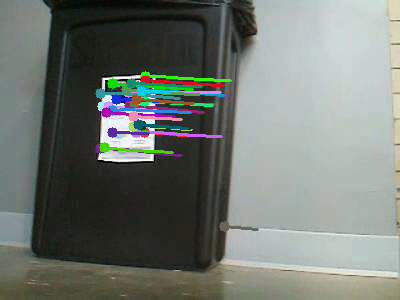
#> input picture frame 30 of WallFollowing/WallFollowing_Corner/output.mp4, 400 x 300 px, given in place of demoS.mp4, which was not available
$ python timeline.py
#> lines starting #> are read from the running program, lines starting #| are printed output that depends on the picture
import cv2
import math
import time
import numpy as np
from cv2 import norm
import networkx as nx
import matplotlib.pyplot as plt

WINDOW_T = 20
VIDEO_FILE = 'demoS.mp4'
IMAGE_FILE = '1.jpg'
MAX_FRAMES = 1500  # large numbers will cover the whole video
SHORTEST_LENGTH = 5  # min 5
MAX_MATCH_DISTANCE = 15  # match threshold

# Create an ORB object and detect keypoints and descriptors in the template
orb = cv2.ORB_create()
# Create a brute-force matcher object
bf = cv2.BFMatcher(cv2.NORM_HAMMING, crossCheck=True)

# [109 lines left out: functions keypoints_from_image_file, find_times, descriptors_per_interval, find_long_paths_T, find_best_matches, sequential_matches_graph and 1 more, not called in this run]


def extract_keypoints(video, max_frames):
    # Create a VideoCapture object to read the video file
#> called with video = 'demoS.mp4', max_frames = 1500
    cap = cv2.VideoCapture(video)
    # Extract all keypoints and descriptors by frame
    frame_kps, frame_des = [], []
    video_frames = []
    k = 0
    # Loop through the video frames
    while cap.isOpened() and k < max_frames:
        # Read a frame from the video
        ret, frame = cap.read()
#> frame is the input picture: shape (300, 400, 3); mean B, G, R 113.8, 119.8, 113.9
        # Check if the frame was successfully read
        if ret:
            gray = cv2.cvtColor(frame, cv2.COLOR_BGR2GRAY)
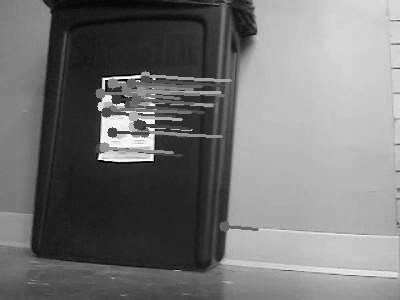
#> gray: shape (300, 400); min 0, max 255, mean 117.3
            kp2, des2 = orb.detectAndCompute(gray, None)
#> kp2 = 482 keypoints; strongest (x, y, size): (106, 81, 31), (103, 78, 31), (152, 159, 31), (106, 82, 37.2)
            if des2 is None:
                print("No keypoints/descriptors in frame ", k)
                continue
            frame_kps.append(kp2)
            frame_des.append(des2)
            video_frames.append(frame)
            k += 1
        else:
            break
    print("k =", k)
    cap.release()
    return frame_kps, frame_des, video_frames


# [77 lines left out: functions time_descriptor, kp_path, time_in_path, save_kp_video, plot_kp_timeline, not called in this run]


if __name__ == "__main__":

    # ## Extract keypoints
    frame_kps, frame_des, frames = extract_keypoints(VIDEO_FILE, max_frames=MAX_FRAMES)

    # ## Find sequential match
    G = sequential_matches_graph(frame_des, WINDOW_T)
    print("Number of nodes:", G.number_of_nodes())
    print("Number of edges:", G.number_of_edges())

    # ## Find the long paths
    long_paths = find_long_paths_T(G)

    # ## Plot keypoint timeline
    plot_kp_timeline(long_paths)

    # ## Save video with keypoints
    save_kp_video(frames, frame_kps, long_paths)

    # ## Find descriptor - first frame
    time_kps = [time_descriptor(path, frame_kps, frame_des) for path in long_paths]

    # ## Make time interval
    times = find_times(time_kps)

    # ## Find interval descriptor
    intervals_in_sequence = descriptors_per_interval(times, time_kps, frame_kps, frame_des, plot=True)
    print("Number of intervals:", len(intervals_in_sequence))

    # ## Read image
    img_keypoints, img_descriptors, img = keypoints_from_image_file(IMAGE_FILE)
    # img_keypoints, img_descriptors, img = frame_kps[20], frame_des[20], frames[20]

    # find the interval that matches the most with the image descriptors
    sum_distances = []
    best_match = None
    best_interval_id = -1
    best_sq_dist = math.inf
    best_kpts = None
    best_des = None

    for i, (s, e, kpts, descriptors) in enumerate(intervals_in_sequence):
        matches = bf.match(img_descriptors, descriptors)
        # matches = sorted(matches, key=lambda x: x.distance)
        # print(s, e, len(matches))
        sum_distance = sum([m.distance for m in matches]) / len(matches)
        sum_distances.append(sum_distance)
        if sum_distance <= best_sq_dist:
            best_match = matches
            best_sq_dist = sum_distance
            best_interval_id = i
            best_kpts = kpts
            best_des = descriptors
            # print("len best match", len(best_match))
    # print(sum_distances)
    x = np.hstack([(s, e) for (s, e, kpts, img_descriptors) in intervals_in_sequence])
    y = np.hstack([(dist, dist) for dist in sum_distances])
    plt.plot(x, y, '-')
    for (s, e, kpts, img_descriptors), dist in zip(intervals_in_sequence, sum_distances):
        x = [s,e]
        # print(x)
        y = [dist, dist]
        plt.plot(x,y)
    # plt.plot(sum_distances)
    plt.title("Average distance of descriptors in interval")
    plt.show()

    # best interval
    bs, be, bkpts, bdess = intervals_in_sequence[best_interval_id]

    # [5 lines of commented-out code are left out]
    print('Number of best matches', len(best_match), " time =", bs, "to", be)
    # best_match = sorted(best_match, key=lambda x: x.distance)[:50]
    # frame_matches = cv2.drawMatches(img, img_keypoints, best_frame, best_kpts, best_match, None,
    #                                 flags=cv2.DrawMatchesFlags_NOT_DRAW_SINGLE_POINTS)
    # # Plot best
    # plt.imshow(frame_matches)
    # for match in best_match:
    #     # Get the keypoints from the matches
    #     img1_idx = match.queryIdx
    #     img2_idx = match.trainIdx
    #     (x1, y1) = img_keypoints[img1_idx].pt
    #     (x2, y2) = best_kpts[img2_idx].pt

    #     # Draw a line between the keypoints with thicker line width
    #     plt.plot([x1, x2 + img.shape[1]], [y1, y2], linewidth=2, alpha=0.8)

    # # Display the frame with matches
    # # cv2.imshow('Frame with matches', frame_matches)
    # #
    # # cv2.waitKey(0)
    # # cv2.destroyAllWindows()

    # # break
    # plt.show()
    # print(len(time_kps))

$ run again, starting later in the video
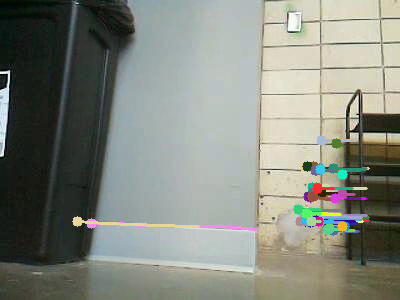
#> input picture frame 135 of WallFollowing/WallFollowing_Corner/output.mp4, 400 x 300 px, given in place of demoS.mp4, which was not available
#> in extract_keypoints, frame is the input picture: shape (300, 400, 3); mean B, G, R 126.4, 136, 132.1
#> in extract_keypoints, `gray = cv2.cvtColor(frame, cv2.COLOR_BGR2GRAY)`:
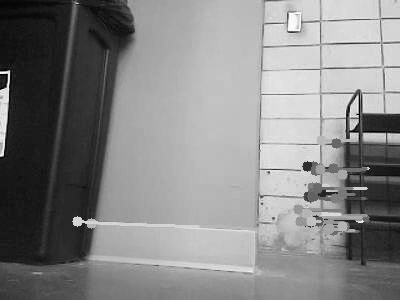
#> gray: shape (300, 400); min 0, max 255, mean 133.7
#> kp2 = 401 keypoints; strongest (x, y, size): (351, 131, 31), (352, 133, 31), (352, 131, 37.2), (355, 116, 31)

$ run again, starting later in the video
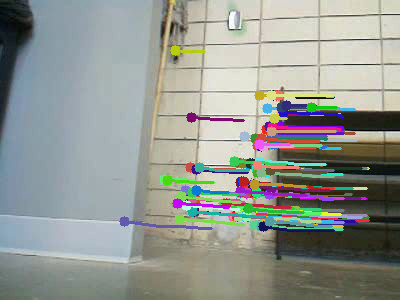
#> input picture frame 240 of WallFollowing/WallFollowing_Corner/output.mp4, 400 x 300 px, given in place of demoS.mp4, which was not available
#> in extract_keypoints, frame is the input picture: shape (300, 400, 3); mean B, G, R 145.3, 151.6, 147.4
#> in extract_keypoints, `gray = cv2.cvtColor(frame, cv2.COLOR_BGR2GRAY)`:
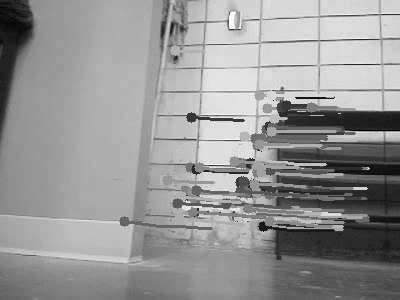
#> gray: shape (300, 400); min 0, max 255, mean 149.6
#> kp2 = 494 keypoints; strongest (x, y, size): (198, 208, 31), (365, 189, 31), (239, 177, 31), (243, 121, 31)
